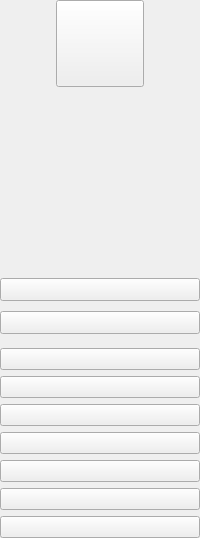
                  <widget class="QWidget" name="inspectorInstancePage">
                   <layout class="QVBoxLayout" name="inspectorInstanceLayout">
                    <property name="spacing">
                     <number>10</number>
                    </property>
                    <property name="leftMargin">
                     <number>0</number>
                    </property>
                    <property name="topMargin">
                     <number>0</number>
                    </property>
                    <property name="rightMargin">
                     <number>0</number>
                    </property>
                    <property name="bottomMargin">
                     <number>0</number>
                    </property>
                    <item alignment="Qt::AlignmentFlag::AlignHCenter">
                     <widget class="QToolButton" name="novaInstanceIcon">
                      <property name="iconSize">
                       <size>
                        <width>80</width>
                        <height>80</height>
                       </size>
                      </property>
                     </widget>
                    </item>
                    <item>
                     <widget class="QToolButton" name="novaInstanceName">
                      <property name="autoRaise">
                       <bool>true</bool>
                      </property>
                      <property name="sizePolicy">
                       <sizepolicy hsizetype="Expanding" vsizetype="Fixed">
                        <horstretch>0</horstretch>
                        <verstretch>0</verstretch>
                       </sizepolicy>
                      </property>
                     </widget>
                    </item>
                    <item alignment="Qt::AlignmentFlag::AlignHCenter">
                     <widget class="QLabel" name="novaStatusPill"/>
                    </item>
                    <item>
                     <spacer name="pillGap">
                      <property name="orientation">
                       <enum>Qt::Orientation::Vertical</enum>
                      </property>
                      <property name="sizeType">
                       <enum>QSizePolicy::Policy::Fixed</enum>
                      </property>
                      <property name="sizeHint" stdset="0">
                       <size>
                        <width>0</width>
                        <height>6</height>
                       </size>
                      </property>
                     </spacer>
                    </item>
                    <item>
                     <layout class="QGridLayout" name="detailsLayout" columnstretch="0,1">
                      <property name="leftMargin">
                       <number>4</number>
                      </property>
                      <property name="topMargin">
                       <number>0</number>
                      </property>
                      <property name="rightMargin">
                       <number>4</number>
                      </property>
                      <property name="bottomMargin">
                       <number>0</number>
                      </property>
                      <property name="horizontalSpacing">
                       <number>10</number>
                      </property>
                      <property name="verticalSpacing">
                       <number>8</number>
                      </property>
                      <item row="0" column="0" alignment="Qt::AlignmentFlag::AlignTop">
                       <widget class="QLabel" name="versionIcon">
                        <property name="minimumSize">
                         <size>
                          <width>16</width>
                          <height>16</height>
                         </size>
                        </property>
                       </widget>
                      </item>
                      <item row="0" column="1">
                       <widget class="QLabel" name="versionLabel">
                        <property name="novaRole" stdset="0">
                         <string notr="true">muted</string>
                        </property>
                        <property name="wordWrap">
                         <bool>true</bool>
                        </property>
                       </widget>
                      </item>
                      <item row="1" column="0" alignment="Qt::AlignmentFlag::AlignTop">
                       <widget class="QLabel" name="playtimeIcon">
                        <property name="minimumSize">
                         <size>
                          <width>16</width>
                          <height>16</height>
                         </size>
                        </property>
                       </widget>
                      </item>
                      <item row="1" column="1">
                       <widget class="QLabel" name="playtimeLabel">
                        <property name="novaRole" stdset="0">
                         <string notr="true">muted</string>
                        </property>
                        <property name="wordWrap">
                         <bool>true</bool>
                        </property>
                       </widget>
                      </item>
                      <item row="2" column="0" alignment="Qt::AlignmentFlag::AlignTop">
                       <widget class="QLabel" name="lastPlayedIcon">
                        <property name="minimumSize">
                         <size>
                          <width>16</width>
                          <height>16</height>
                         </size>
                        </property>
                       </widget>
                      </item>
                      <item row="2" column="1">
                       <widget class="QLabel" name="lastPlayedLabel">
                        <property name="novaRole" stdset="0">
                         <string notr="true">muted</string>
                        </property>
                        <property name="wordWrap">
                         <bool>true</bool>
                        </property>
                       </widget>
                      </item>
                      <item row="3" column="0" alignment="Qt::AlignmentFlag::AlignTop">
                       <widget class="QLabel" name="groupIcon">
                        <property name="minimumSize">
                         <size>
                          <width>16</width>
                          <height>16</height>
                         </size>
                        </property>
                       </widget>
                      </item>
                      <item row="3" column="1">
                       <widget class="QLabel" name="groupLabel">
                        <property name="novaRole" stdset="0">
                         <string notr="true">muted</string>
                        </property>
                        <property name="wordWrap">
                         <bool>true</bool>
                        </property>
                       </widget>
                      </item>
                     </layout>
                    </item>
                    <item>
                     <spacer name="inspectorStretch">
                      <property name="orientation">
                       <enum>Qt::Orientation::Vertical</enum>
                      </property>
                      <property name="sizeType">
                       <enum>QSizePolicy::Policy::Expanding</enum>
                      </property>
                      <property name="sizeHint" stdset="0">
                       <size>
                        <width>0</width>
                        <height>20</height>
                       </size>
                      </property>
                     </spacer>
                    </item>
                    <item>
                     <widget class="QToolButton" name="novaPlayButton">
                      <property name="toolButtonStyle">
                       <enum>Qt::ToolButtonStyle::ToolButtonTextBesideIcon</enum>
                      </property>
                      <property name="sizePolicy">
                       <sizepolicy hsizetype="Expanding" vsizetype="Fixed">
                        <horstretch>0</horstretch>
                        <verstretch>0</verstretch>
                       </sizepolicy>
                      </property>
                     </widget>
                    </item>
                    <item>
                     <widget class="QToolButton" name="novaKillButton">
                      <property name="toolButtonStyle">
                       <enum>Qt::ToolButtonStyle::ToolButtonTextBesideIcon</enum>
                      </property>
                      <property name="sizePolicy">
                       <sizepolicy hsizetype="Expanding" vsizetype="Fixed">
                        <horstretch>0</horstretch>
                        <verstretch>0</verstretch>
                       </sizepolicy>
                      </property>
                     </widget>
                    </item>
                    <item>
                     <layout class="QGridLayout" name="actionsLayout">
                      <property name="leftMargin">
                       <number>0</number>
                      </property>
                      <property name="topMargin">
                       <number>4</number>
                      </property>
                      <property name="rightMargin">
                       <number>0</number>
                      </property>
                      <property name="bottomMargin">
                       <number>0</number>
                      </property>
                      <property name="horizontalSpacing">
                       <number>6</number>
                      </property>
                      <property name="verticalSpacing">
                       <number>6</number>
                      </property>
                      <item row="0" column="0">
                       <widget class="QPushButton" name="editButton">
                        <property name="novaRole" stdset="0">
                         <string notr="true">action</string>
                        </property>
                        <property name="sizePolicy">
                         <sizepolicy hsizetype="Expanding" vsizetype="Fixed">
                          <horstretch>0</horstretch>
                          <verstretch>0</verstretch>
                         </sizepolicy>
                        </property>
                        <property name="focusPolicy">
                         <enum>Qt::FocusPolicy::TabFocus</enum>
                        </property>
                       </widget>
                      </item>
                      <item row="1" column="0">
                       <widget class="QPushButton" name="groupButton">
                        <property name="novaRole" stdset="0">
                         <string notr="true">action</string>
                        </property>
                        <property name="sizePolicy">
                         <sizepolicy hsizetype="Expanding" vsizetype="Fixed">
                          <horstretch>0</horstretch>
                          <verstretch>0</verstretch>
                         </sizepolicy>
                        </property>
                        <property name="focusPolicy">
                         <enum>Qt::FocusPolicy::TabFocus</enum>
                        </property>
                       </widget>
                      </item>
                      <item row="2" column="0">
                       <widget class="QPushButton" name="folderButton">
                        <property name="novaRole" stdset="0">
                         <string notr="true">action</string>
                        </property>
                        <property name="sizePolicy">
                         <sizepolicy hsizetype="Expanding" vsizetype="Fixed">
                          <horstretch>0</horstretch>
                          <verstretch>0</verstretch>
                         </sizepolicy>
                        </property>
                        <property name="focusPolicy">
                         <enum>Qt::FocusPolicy::TabFocus</enum>
                        </property>
                       </widget>
                      </item>
                      <item row="3" column="0">
                       <widget class="QPushButton" name="exportButton">
                        <property name="novaRole" stdset="0">
                         <string notr="true">action</string>
                        </property>
                        <property name="sizePolicy">
                         <sizepolicy hsizetype="Expanding" vsizetype="Fixed">
                          <horstretch>0</horstretch>
                          <verstretch>0</verstretch>
                         </sizepolicy>
                        </property>
                        <property name="focusPolicy">
                         <enum>Qt::FocusPolicy::TabFocus</enum>
                        </property>
                       </widget>
                      </item>
                      <item row="4" column="0">
                       <widget class="QPushButton" name="copyButton">
                        <property name="novaRole" stdset="0">
                         <string notr="true">action</string>
                        </property>
                        <property name="sizePolicy">
                         <sizepolicy hsizetype="Expanding" vsizetype="Fixed">
                          <horstretch>0</horstretch>
                          <verstretch>0</verstretch>
                         </sizepolicy>
                        </property>
                        <property name="focusPolicy">
                         <enum>Qt::FocusPolicy::TabFocus</enum>
                        </property>
                       </widget>
                      </item>
                      <item row="5" column="0">
                       <widget class="QPushButton" name="shortcutButton">
                        <property name="novaRole" stdset="0">
                         <string notr="true">action</string>
                        </property>
                        <property name="sizePolicy">
                         <sizepolicy hsizetype="Expanding" vsizetype="Fixed">
                          <horstretch>0</horstretch>
                          <verstretch>0</verstretch>
                         </sizepolicy>
                        </property>
                        <property name="focusPolicy">
                         <enum>Qt::FocusPolicy::TabFocus</enum>
                        </property>
                       </widget>
                      </item>
                      <item row="6" column="0">
                       <widget class="QPushButton" name="deleteButton">
                        <property name="novaRole" stdset="0">
                         <string notr="true">danger</string>
                        </property>
                        <property name="sizePolicy">
                         <sizepolicy hsizetype="Expanding" vsizetype="Fixed">
                          <horstretch>0</horstretch>
                          <verstretch>0</verstretch>
                         </sizepolicy>
                        </property>
                        <property name="focusPolicy">
                         <enum>Qt::FocusPolicy::TabFocus</enum>
                        </property>
                       </widget>
                      </item>
                     </layout>
                    </item>
                   </layout>
                  </widget>
